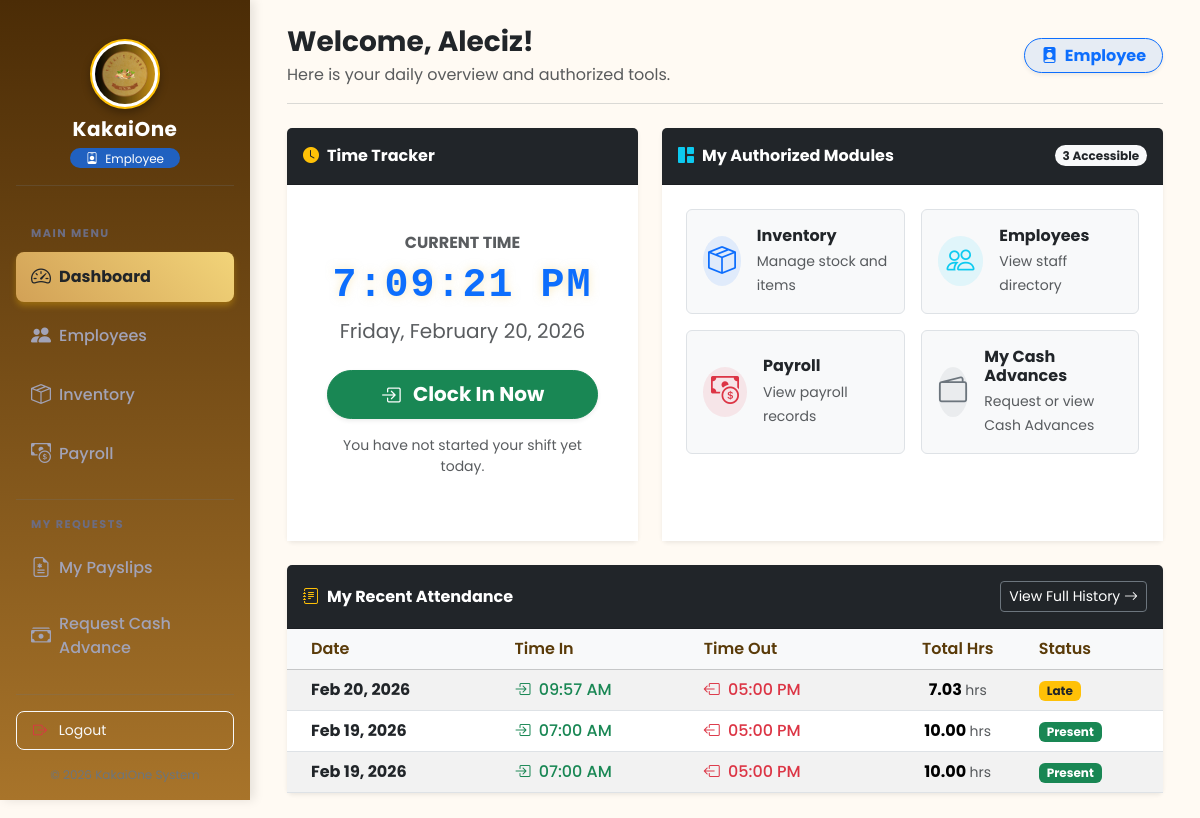
Page /frontend/dashboard/employee_dashboard.php (signed in) on the committed database.
### tables this page shows
CREATE TABLE `attendance` (
  `attendance_id` int(11) NOT NULL,
  `employee_id` int(11) DEFAULT NULL,
  `time_in` datetime DEFAULT NULL,
  `time_out` datetime DEFAULT NULL,
  `status` enum('Pending','Present','Late','Absent','Approved','Rejected') DEFAULT 'Pending',
  `is_paid` tinyint(1) DEFAULT 0,
  `payroll_id` int(11) DEFAULT NULL,
  `total_hours` decimal(5,2) DEFAULT 0.00,
  `pending_overtime` decimal(5,2) DEFAULT 0.00,
  `approved_overtime` decimal(5,2) DEFAULT 0.00,
  `remarks` varchar(255) DEFAULT NULL,
  `created_at` timestamp NOT NULL DEFAULT current_timestamp()
);

### frontend/dashboard/employee_dashboard.php (the view, shortened to what this page needs)
<?php
require_once __DIR__ . '/../includes/auth_check.php';
$employee_id = $_SESSION['employee_id'];
$attendanceStatus = 'clock_in';
try {
    $histStmt = $pdo->prepare("
        SELECT * FROM attendance
        WHERE employee_id = ?
        ORDER BY time_in DESC
        LIMIT 5
    ");
    $histStmt->execute([$employee_id]);
    $history = $histStmt->fetchAll();
} catch (PDOException $e) {
    $history = [];
}
$permissions = [];
try {
    $permStmt = $pdo->prepare("SELECT * FROM employee_permissions WHERE employee_id = ?");
    $permStmt->execute([$employee_id]);
    $permissions = $permStmt->fetch(PDO::FETCH_ASSOC);
} catch (PDOException $e) {
}
$accessibleModules = [];
if ($permissions) {
    if (!empty($permissions['inv_view'])) {
        $accessibleModules[] = ['title' => 'Inventory', 'desc' => 'Manage stock and items', 'icon' => 'bi-box-seam', 'color' => 'primary', 'link' => '../inventory/inventory_overview.php'];
    }
    if (!empty($permissions['emp_view'])) {
        $accessibleModules[] = ['title' => 'Employees', 'desc' => 'View staff directory', 'icon' => 'bi-people', 'color' => 'info', 'link' => '../employee/employee_module.php'];
    }
    if (!empty($permissions['payroll_view'])) {
        $accessibleModules[] = ['title' => 'Payroll', 'desc' => 'View payroll records', 'icon' => 'bi-cash-coin', 'color' => 'danger', 'link' => '../payroll/payroll_module.php'];
    }
}
?>
<!DOCTYPE html>
<html lang="en">
<head>
    <?php include '../includes/links.php'; ?>
</head>
<body class="bg-light">
    <?php include '../includes/sidebar.php'; ?>
    <div id="dashboardContainer">
        <main id="main-content" style="margin-left: 250px; padding: 25px; transition: margin-left 0.3s;">
            <div class="container-fluid">
                <div class="d-flex justify-content-between align-items-center mb-4 border-bottom pb-3 border-secondary border-opacity-25">
                    <div>
                        <h3 class="fw-bold text-dark mb-1">Welcome, <?= htmlspecialchars($_SESSION['username'] ?? 'Employee'); ?>!</h3>
                        <p class="text-muted mb-0">Here is your daily overview and authorized tools.</p>
                    </div>
                    <div>
                        <span class="badge bg-primary bg-opacity-10 text-primary border border-primary fs-6 px-3 py-2 rounded-pill shadow-sm">
                            <i class="bi bi-person-badge-fill me-1"></i> <?= htmlspecialchars($_SESSION['role'] ?? 'Staff'); ?>
                        </span>
                    </div>
                </div>
                <div class="row g-4 mb-4">
                    <div class="col-lg-5">
                        <div class="card shadow-sm border-0 h-100 text-center">
                            <div class="card-header bg-dark text-white fw-bold text-start py-3">
                                <i class="bi bi-clock-fill me-2 text-warning"></i>Time Tracker
                            </div>
                            <div class="card-body d-flex flex-column justify-content-center align-items-center py-5 bg-white">
                                <h6 class="text-uppercase text-muted fw-bold tracking-wider mb-1">Current Time</h6>
                                <div class="digital-clock text-primary" id="liveClock">00:00:00 AM</div>
                                <div class="text-muted fs-5 mb-4" id="liveDate">Loading date...</div>
                                <div class="w-100 px-4">
                                    <?php if ($attendanceStatus === 'clock_in'): ?>
                                        <button onclick="handleAttendance('in')" class="btn btn-success btn-lg w-100 shadow-sm fw-bold rounded-pill">
                                            <i class="bi bi-box-arrow-in-right me-2 fs-5 align-middle"></i> Clock In Now
                                        </button>
                                        <p class="mt-3 small text-muted">You have not started your shift yet today.</p>
                                    <?php endif; ?>
                                </div>
                            </div>
                        </div>
                    </div>
                    <div class="col-lg-7">
                        <div class="card shadow-sm border-0 h-100">
                            <div class="card-header bg-dark text-white fw-bold text-start py-3 d-flex justify-content-between align-items-center">
                                <span><i class="bi bi-grid-1x2-fill me-2 text-info"></i>My Authorized Modules</span>
                                <span class="badge bg-light text-dark rounded-pill"><?= count($accessibleModules) ?> Accessible</span>
                            </div>
                            <div class="card-body bg-white p-4">
                                <?php if (!empty($accessibleModules)): ?>
                                    <div class="row g-3">
                                        <?php foreach ($accessibleModules as $module): ?>
                                            <div class="col-md-6">
                                                <a href="<?= $module['link'] ?>" class="card access-card border bg-light h-100 text-decoration-none">
                                                    <div class="card-body d-flex align-items-center">
                                                        <div class="rounded-circle bg-<?= $module['color'] ?> bg-opacity-10 d-flex justify-content-center align-items-center me-3" style="width: 50px; height: 50px;">
                                                            <i class="bi <?= $module['icon'] ?> text-<?= $module['color'] ?> fs-3"></i>
                                                        </div>
                                                        <div>
                                                            <h6 class="fw-bold mb-1 text-dark"><?= $module['title'] ?></h6>
                                                            <small class="text-muted"><?= $module['desc'] ?></small>
                                                        </div>
                                                    </div>
                                                </a>
                                            </div>
                                        <?php endforeach; ?>
                                        <div class="col-md-6">
                                            <a href="../requests/cash_advance.php" class="card access-card border bg-light h-100 text-decoration-none">
                                                <div class="card-body d-flex align-items-center">
                                                    <div class="rounded-circle bg-secondary bg-opacity-10 d-flex justify-content-center align-items-center me-3" style="width: 50px; height: 50px;">
                                                        <i class="bi bi-wallet2 text-secondary fs-3"></i>
                                                    </div>
                                                    <div>
                                                        <h6 class="fw-bold mb-1 text-dark">My Cash Advances</h6>
                                                        <small class="text-muted">Request or view Cash Advances</small>
                                                    </div>
                                                </div>
                                            </a>
                                        </div>
                                    </div>
                                <?php endif; ?>
                            </div>
                        </div>
                    </div>
                </div>
                <div class="card shadow-sm border-0">
                    <div class="card-header bg-dark text-white py-3 d-flex justify-content-between align-items-center">
                        <h6 class="mb-0 fw-bold"><i class="bi bi-journal-text me-2 text-warning"></i>My Recent Attendance</h6>
                        <a href="../attendance/my_attendance.php" class="btn btn-sm btn-outline-light text-white border-secondary">View Full History <i class="bi bi-arrow-right"></i></a>
                    </div>
                    <div class="card-body p-0">
                        <div class="table-responsive">
                            <table class="table table-striped table-hover align-middle mb-0">
                                <thead class="table-light">
                                    <tr>
                                        <th class="ps-4">Date</th>
                                        <th>Time In</th>
                                        <th>Time Out</th>
                                        <th class="text-center">Total Hrs</th>
                                        <th>Status</th>
                                    </tr>
                                </thead>
                                <tbody>
                                    <?php if (!empty($history)): ?>
                                        <?php foreach ($history as $log): ?>
                                            <tr>
                                                <td class="ps-4 fw-bold text-dark"><?= date('M d, Y', strtotime($log['time_in'])); ?></td>
                                                <td>
                                                    <span class="text-success fw-medium"><i class="bi bi-box-arrow-in-right me-1"></i> <?= date('h:i A', strtotime($log['time_in'])); ?></span>
                                                </td>
                                                <td>
                                                    <?php if ($log['time_out']): ?>
                                                        <span class="text-danger fw-medium"><i class="bi bi-box-arrow-left me-1"></i> <?= date('h:i A', strtotime($log['time_out'])); ?></span>
                                                    <?php else: ?>
                                                        <span class="text-muted fst-italic">--:--</span>
                                                    <?php endif; ?>
                                                </td>
                                                <td class="text-center fw-bold">
                                                    <?= $log['total_hours'] ? number_format($log['total_hours'], 2) . ' <small class="text-muted fw-normal">hrs</small>' : '-'; ?>
                                                </td>
                                                <td>
                                                    <?php
                                                    $badge = 'secondary';
                                                    if ($log['status'] == 'Present') $badge = 'success';
                                                    if ($log['status'] == 'Late') $badge = 'warning text-dark';
                                                    ?>
                                                    <span class="badge bg-<?= $badge; ?> px-2 py-1"><?= htmlspecialchars($log['status']); ?></span>
                                                </td>
                                            </tr>
                                        <?php endforeach; ?>
                                    <?php endif; ?>
                                </tbody>
                            </table>
                        </div>
                    </div>
                </div>
            </div>
        </main>
    </div>
</body>
</html>

### frontend/assets/css/style.css (style rules this page uses)
body { font-family: 'Poppins', sans-serif; background-color: #fff9f2; margin: 0; padding: 0; }
#dashboardContainer { min-height: 100vh; display: flex; background-color: #fff9f2; }
#main-content { margin-left: 250px; background-color: #fffaf3; min-height: 100vh; padding: 2rem; width: calc(100% - 250px); transition: all 0.3s ease; }
#main-content h3 { color: #4b2c06; }
.table th { color: #5a3b09; font-weight: 600; }
.digital-clock { font-size: 3.5rem; font-weight: 700; font-family: 'Courier New', Courier, monospace; text-shadow: 0 0 10px rgba(242, 212, 121, 0.5); color: #f2d479; }

### frontend/dashboard/employee_dashboard.php (style rules this page uses)
.access-card { transition: transform 0.2s ease, box-shadow 0.2s ease; text-decoration: none; color: inherit; }
.digital-clock { font-size: 2.5rem; font-weight: 800; font-family: monospace; color: #212529; letter-spacing: 2px; }

### rows in the picture
attendance: time_in "Feb 20, 2026", time_in "09:57 AM", time_out "05:00 PM", total_hours "7.03", status "Late"
attendance: time_in "Feb 19, 2026", time_in "07:00 AM", time_out "05:00 PM", total_hours "10.00", status "Present"
attendance: time_in "Feb 19, 2026", time_in "07:00 AM", time_out "05:00 PM", total_hours "10.00", status "Present"

### other values in the picture
$_SESSION['role'] "Employee"
$_SESSION['username'] "Aleciz"
count($accessibleModules) "3"
$module['title'] "Inventory"
$module['desc'] "Manage stock and items"
$module['title'] "Employees"
$module['desc'] "View staff directory"
$module['title'] "Payroll"
$module['desc'] "View payroll records"
